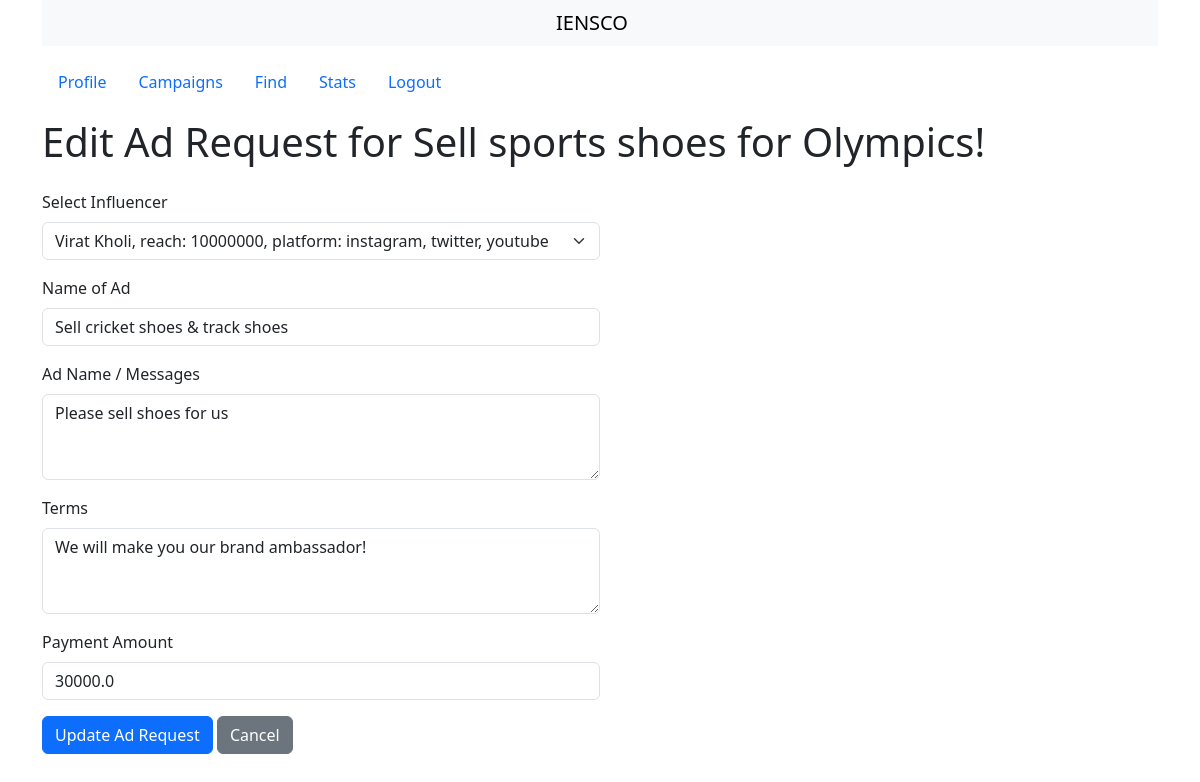
Screenshot of /edit_ad_request/1 (signed in) with the database file from the repository.
### models.py (models this page shows)
class Campaign(db.Model):
    id = db.Column(db.Integer, primary_key=True)
    sponsor_id = db.Column(db.Integer, db.ForeignKey("sponsor.id"), nullable=False)
    name = db.Column(db.String(150), nullable=False)
    description = db.Column(db.Text)
    start_date = db.Column(db.Date, nullable=False)
    end_date = db.Column(db.Date, nullable=False)
    budget = db.Column(db.Float, nullable=False)
    visibility = db.Column(db.String(25))  # 'public' or 'private'
    niche = db.Column(db.String(150))
    goals = db.Column(db.Text)
    is_flagged = db.Column(db.Boolean, default=False)
    status = db.Column(db.String(25), default="Active")
    sponsor = db.relationship("Sponsor", backref=db.backref("campaigns"))

class AdRequest(db.Model):
    id = db.Column(db.Integer, primary_key=True)
    campaign_id = db.Column(db.Integer, db.ForeignKey("campaign.id"), nullable=False)
    influencer_id = db.Column(db.Integer, db.ForeignKey("influencer.id"))
    ad_name = db.Column(db.String(125), nullable=False)
    messages = db.Column(db.Text)
    requirements = db.Column(db.Text)
    payment_amount = db.Column(db.Float)
    status = db.Column(
        db.String(25), nullable=False
    )  # [ 'Pending', 'Accepted', 'Rejected' ]
    created_at = db.Column(db.DateTime, default=datetime.utcnow)
    updated_at = db.Column(
        db.DateTime, default=datetime.utcnow, onupdate=datetime.utcnow
    )
    campaign = db.relationship("Campaign", backref=db.backref("ad_requests"))
    influencer = db.relationship("Influencer", backref=db.backref("ad_requests"))

class Influencer(db.Model):
    id = db.Column(db.Integer, primary_key=True)
    user_id = db.Column(
        db.Integer, db.ForeignKey("user.id"), unique=True, nullable=False
    )
    name = db.Column(db.String(125), nullable=False)
    category = db.Column(db.String(125))
    niche = db.Column(db.String(125))
    reach = db.Column(db.Integer, default=0)
    earning = db.Column(db.Float, default=0)
    user = db.relationship("User", backref=db.backref("influencer", uselist=False))

### app.py (the view, shortened to what this page needs)
@app.route("/edit_ad_request/<int:ad_request_id>", methods=["GET", "POST"])
def edit_ad_request(ad_request_id):
    if session.get("role") != "sponsor":
        flash("FORBIDDEN! Only sponsors can access this page. Sorry!", "info")
        return redirect(url_for("home"))
    ad_request = AdRequest.query.get_or_404(ad_request_id)
    influencers = Influencer.query.all()
    return render_template(
        "sponsor/edit_ad_request.html", ad_request=ad_request, influencers=influencers
    )

### templates/sponsor/edit_ad_request.html (shortened to what this page needs)
{% extends "base.html" %}
{% block content %}
<nav class="nav mb-3">
    <a class="nav-link {% if request.endpoint == 'sponsor_dashboard' %}active{% endif %}"
        href="{{ url_for('sponsor_dashboard') }}">Profile</a>
    <a class="nav-link {% if request.endpoint == 'sponsor_campaigns' %}active{% endif %}"
        href="{{ url_for('sponsor_campaigns') }}">Campaigns</a>
    <a class="nav-link {% if request.endpoint == 'sponsor_find' %}active{% endif %}"
        href="{{ url_for('sponsor_find') }}">Find</a>
    <a class="nav-link {% if request.endpoint == 'sponsor_stats' %}active{% endif %}"
        href="{{ url_for('sponsor_stats') }}">Stats</a>
    <a class="nav-link" href="{{ url_for('logout') }}">Logout</a>
</nav>
<h1 class="mb-4">Edit Ad Request for {{ ad_request.campaign.name }}</h1>
<form method="POST">
    <div class="mb-3 col-6">
        <label for="influencer" class="form-label">Select Influencer</label>
        <select class="form-select" id="influencer" name="influencer_id" required>
            {% for influencer in influencers %}
            <option value="{{ influencer.id }}" {% if influencer.id==ad_request.influencer_id %}selected{% endif %}>
                {{ influencer.name }}, reach: {{ influencer.reach }}, platform: {{ influencer.category }}
            </option>
            {% endfor %}
        </select>
    </div>
    <div class="mb-3 col-6">
        <label for="ad-name" class="form-label">Name of Ad</label>
        <input type="text" class="form-control" id="ad-name" name="ad-name" value="{{ ad_request.ad_name }}" required>
    </div>
    <div class="mb-3 col-6">
        <label for="messages" class="form-label">Ad Name / Messages</label>
        <textarea class="form-control" id="messages" name="messages" rows="3"
            required>{{ ad_request.messages }}</textarea>
    </div>
    <div class="mb-3 col-6">
        <label for="terms" class="form-label">Terms</label>
        <textarea class="form-control" id="terms" name="terms" rows="3"
            required>{{ ad_request.requirements }}</textarea>
    </div>
    <div class="mb-3 col-6">
        <label for="payment" class="form-label">Payment Amount</label>
        <input type="number" class="form-control" id="payment" name="payment" value="{{ ad_request.payment_amount }}"
            step="0.01" required>
    </div>
    <button type="submit" class="btn btn-primary">Update Ad Request</button>
    <a href="{{ url_for('campaign_details', campaign_id=ad_request.campaign_id) }}" class="btn btn-secondary">Cancel</a>
</form>
{% endblock %}

### rows the page displays
Campaign: campaign.name "Sell sports shoes for Olympics!"
AdRequest: influencer_id "Virat Kholi, reach: 10000000, platform: instagram, twitter, youtube", ad-name "Sell cricket shoes & track shoes", messages "Please sell shoes for us", terms "We will make you our brand ambassador!", payment "30000.0"
